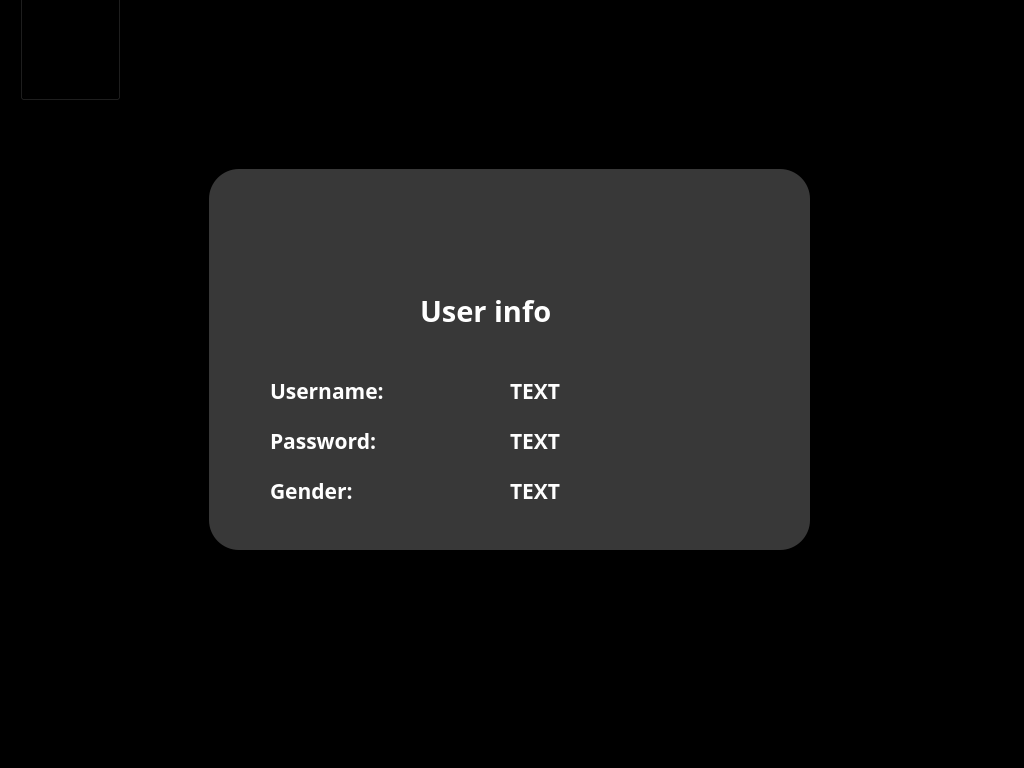
<?xml version="1.0" encoding="UTF-8"?>
<ui version="4.0">
 <class>MainWindow</class>
 <widget class="QMainWindow" name="MainWindow">
  <property name="geometry">
   <rect>
    <x>0</x>
    <y>0</y>
    <width>1024</width>
    <height>768</height>
   </rect>
  </property>
  <property name="windowTitle">
   <string>MainWindow</string>
  </property>
  <property name="styleSheet">
   <string notr="true">background-color: rgb(0, 0, 0);</string>
  </property>
  <widget class="QWidget" name="centralwidget">
   <widget class="QPushButton" name="pushButton">
    <property name="geometry">
     <rect>
      <x>20</x>
      <y>-10</y>
      <width>101</width>
      <height>111</height>
     </rect>
    </property>
    <property name="styleSheet">
     <string notr="true">background-color: transparent;</string>
    </property>
    <property name="text">
     <string/>
    </property>
    <property name="icon">
     <iconset>
      <normaloff>../img/LOGO.png</normaloff>../img/LOGO.png</iconset>
    </property>
    <property name="iconSize">
     <size>
      <width>200</width>
      <height>200</height>
     </size>
    </property>
   </widget>
   <widget class="QLabel" name="label">
    <property name="geometry">
     <rect>
      <x>420</x>
      <y>290</y>
      <width>181</width>
      <height>41</height>
     </rect>
    </property>
    <property name="font">
     <font>
      <family>Geist SemiBold</family>
      <pointsize>22</pointsize>
      <bold>true</bold>
     </font>
    </property>
    <property name="styleSheet">
     <string notr="true">background-color: transparent;
color: rgb(255, 255, 255);</string>
    </property>
    <property name="text">
     <string>User info</string>
    </property>
   </widget>
   <widget class="QLabel" name="label_2">
    <property name="geometry">
     <rect>
      <x>270</x>
      <y>370</y>
      <width>181</width>
      <height>41</height>
     </rect>
    </property>
    <property name="font">
     <font>
      <family>Geist SemiBold</family>
      <pointsize>16</pointsize>
      <bold>true</bold>
     </font>
    </property>
    <property name="styleSheet">
     <string notr="true">background-color: transparent;
color: rgb(255, 255, 255);</string>
    </property>
    <property name="text">
     <string>Username:</string>
    </property>
   </widget>
   <widget class="QLabel" name="label_3">
    <property name="geometry">
     <rect>
      <x>270</x>
      <y>420</y>
      <width>181</width>
      <height>41</height>
     </rect>
    </property>
    <property name="font">
     <font>
      <family>Geist SemiBold</family>
      <pointsize>16</pointsize>
      <bold>true</bold>
     </font>
    </property>
    <property name="styleSheet">
     <string notr="true">background-color: transparent;
color: rgb(255, 255, 255);</string>
    </property>
    <property name="text">
     <string>Password:</string>
    </property>
   </widget>
   <widget class="QLabel" name="label_4">
    <property name="geometry">
     <rect>
      <x>270</x>
      <y>470</y>
      <width>181</width>
      <height>41</height>
     </rect>
    </property>
    <property name="font">
     <font>
      <family>Geist SemiBold</family>
      <pointsize>16</pointsize>
      <bold>true</bold>
     </font>
    </property>
    <property name="styleSheet">
     <string notr="true">background-color: transparent;
color: rgb(255, 255, 255);</string>
    </property>
    <property name="text">
     <string>Gender:</string>
    </property>
   </widget>
   <widget class="QLabel" name="label_5">
    <property name="geometry">
     <rect>
      <x>510</x>
      <y>370</y>
      <width>181</width>
      <height>41</height>
     </rect>
    </property>
    <property name="font">
     <font>
      <family>Geist SemiBold</family>
      <pointsize>16</pointsize>
      <bold>true</bold>
     </font>
    </property>
    <property name="styleSheet">
     <string notr="true">background-color: transparent;
color: rgb(255, 255, 255);</string>
    </property>
    <property name="text">
     <string>TEXT</string>
    </property>
   </widget>
   <widget class="QLabel" name="label_6">
    <property name="geometry">
     <rect>
      <x>510</x>
      <y>420</y>
      <width>181</width>
      <height>41</height>
     </rect>
    </property>
    <property name="font">
     <font>
      <family>Geist SemiBold</family>
      <pointsize>16</pointsize>
      <bold>true</bold>
     </font>
    </property>
    <property name="styleSheet">
     <string notr="true">background-color: transparent;
color: rgb(255, 255, 255);</string>
    </property>
    <property name="text">
     <string>TEXT</string>
    </property>
   </widget>
   <widget class="QLabel" name="label_7">
    <property name="geometry">
     <rect>
      <x>510</x>
      <y>470</y>
      <width>181</width>
      <height>41</height>
     </rect>
    </property>
    <property name="font">
     <font>
      <family>Geist SemiBold</family>
      <pointsize>16</pointsize>
      <bold>true</bold>
     </font>
    </property>
    <property name="styleSheet">
     <string notr="true">background-color: transparent;
color: rgb(255, 255, 255);</string>
    </property>
    <property name="text">
     <string>TEXT</string>
    </property>
   </widget>
   <widget class="QFrame" name="frame">
    <property name="geometry">
     <rect>
      <x>209</x>
      <y>169</y>
      <width>601</width>
      <height>381</height>
     </rect>
    </property>
    <property name="styleSheet">
     <string notr="true">border-radius: 30px;
background-color: rgb(56, 56, 56);</string>
    </property>
    <property name="frameShape">
     <enum>QFrame::Shape::StyledPanel</enum>
    </property>
    <property name="frameShadow">
     <enum>QFrame::Shadow::Raised</enum>
    </property>
   </widget>
   <widget class="QLabel" name="label_8">
    <property name="geometry">
     <rect>
      <x>450</x>
      <y>190</y>
      <width>111</width>
      <height>101</height>
     </rect>
    </property>
    <property name="styleSheet">
     <string notr="true">background-color: transparent;
</string>
    </property>
    <property name="text">
     <string/>
    </property>
    <property name="pixmap">
     <pixmap>../img/iconizer-id-card-solid.svg</pixmap>
    </property>
    <property name="scaledContents">
     <bool>true</bool>
    </property>
   </widget>
   <zorder>frame</zorder>
   <zorder>pushButton</zorder>
   <zorder>label</zorder>
   <zorder>label_2</zorder>
   <zorder>label_3</zorder>
   <zorder>label_4</zorder>
   <zorder>label_5</zorder>
   <zorder>label_6</zorder>
   <zorder>label_7</zorder>
   <zorder>label_8</zorder>
  </widget>
  <widget class="QMenuBar" name="menubar">
   <property name="geometry">
    <rect>
     <x>0</x>
     <y>0</y>
     <width>1024</width>
     <height>25</height>
    </rect>
   </property>
  </widget>
  <widget class="QStatusBar" name="statusbar"/>
 </widget>
 <resources/>
 <connections/>
</ui>
